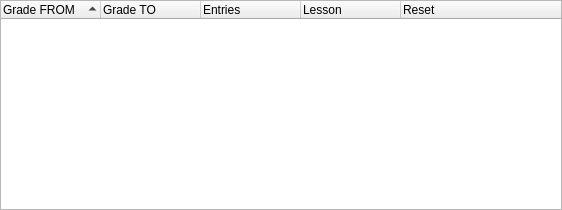
<ui version="4.0" >
 <author>Peter Hedlund &lt;peter.hedlund@kdemail.net></author>
 <class>StatisticsPageForm</class>
 <widget class="QWidget" name="StatisticsPageForm" >
  <property name="geometry" >
   <rect>
    <x>0</x>
    <y>0</y>
    <width>562</width>
    <height>210</height>
   </rect>
  </property>
  <property name="windowTitle" >
   <string>-</string>
  </property>
  <layout class="QGridLayout" >
   <property name="margin" >
    <number>0</number>
   </property>
   <property name="spacing" >
    <number>6</number>
   </property>
   <item row="0" column="0" >
    <widget class="QTreeWidget" name="StatListView" >
     <property name="tabKeyNavigation" >
      <bool>false</bool>
     </property>
     <property name="selectionMode" >
      <enum>QAbstractItemView::SingleSelection</enum>
     </property>
     <property name="selectionBehavior" >
      <enum>QAbstractItemView::SelectRows</enum>
     </property>
     <property name="rootIsDecorated" >
      <bool>false</bool>
     </property>
     <property name="uniformRowHeights" >
      <bool>true</bool>
     </property>
     <property name="itemsExpandable" >
      <bool>false</bool>
     </property>
     <property name="sortingEnabled" >
      <bool>true</bool>
     </property>
     <property name="animated" >
      <bool>false</bool>
     </property>
     <property name="allColumnsShowFocus" >
      <bool>false</bool>
     </property>
     <property name="columnCount" >
      <number>5</number>
     </property>
     <column>
      <property name="text" >
       <string>Grade FROM</string>
      </property>
     </column>
     <column>
      <property name="text" >
       <string>Grade TO</string>
      </property>
     </column>
     <column>
      <property name="text" >
       <string>Entries</string>
      </property>
     </column>
     <column>
      <property name="text" >
       <string>Lesson</string>
      </property>
     </column>
     <column>
      <property name="text" >
       <string>Reset</string>
      </property>
     </column>
    </widget>
   </item>
  </layout>
 </widget>
 <layoutdefault spacing="6" margin="11" />
 <resources/>
 <connections/>
</ui>
